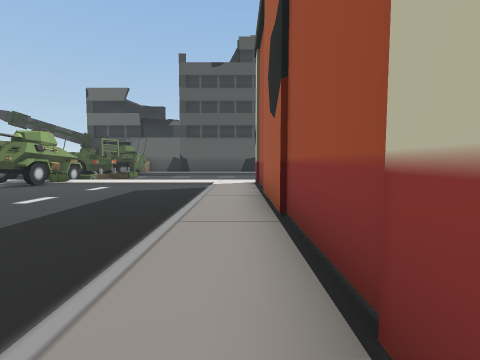
View 1 (above)

19 first-person views from a walk through a Unity game level. The camera is 1.5 m above the floor, tilts 4° down and sees 85° across. The floor is counted in squares, 2 m on a side. Each view is taken from the middle of a square. On the plan, view 1 faces up. The plan holds only what a view shows up to about 9 squares ahead; the rest is blank. The place goes on beyond the plan.

View 2
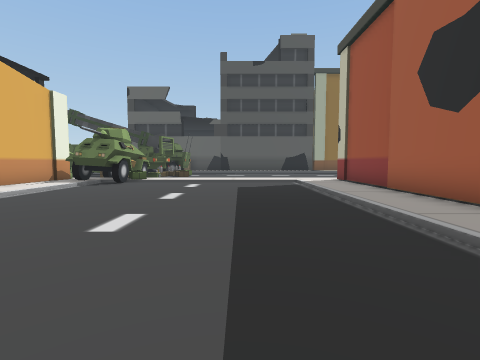

View 3
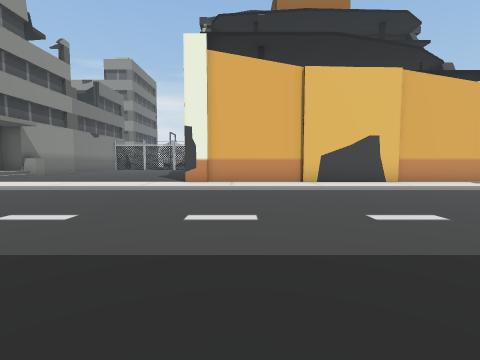

View 4
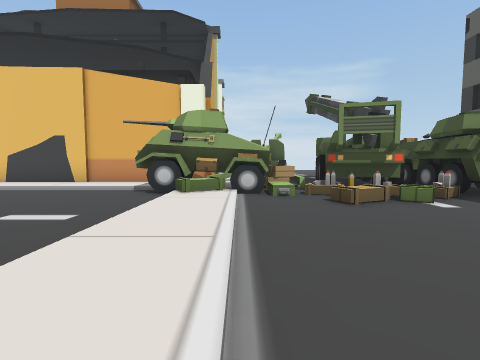

View 5
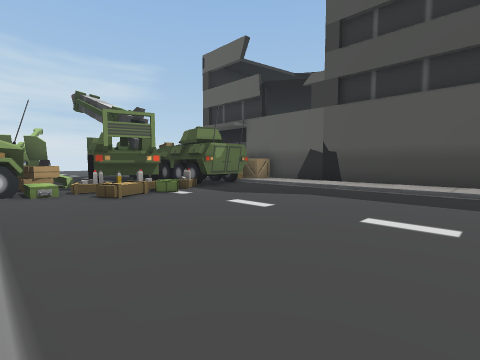

View 6
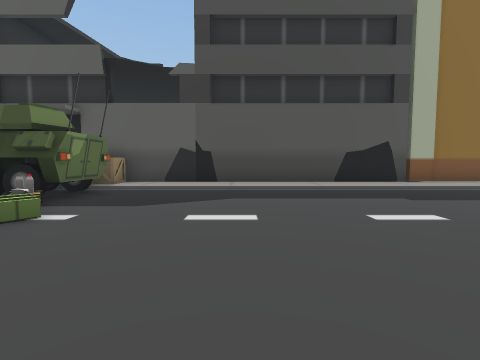

View 7
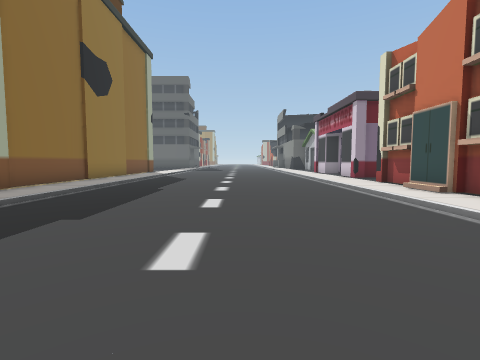

View 8
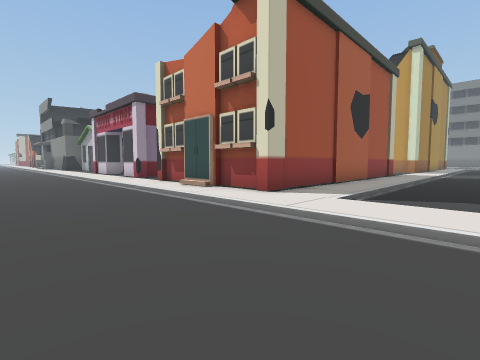

View 9
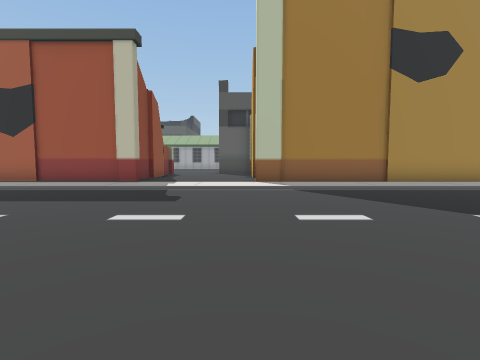

View 10
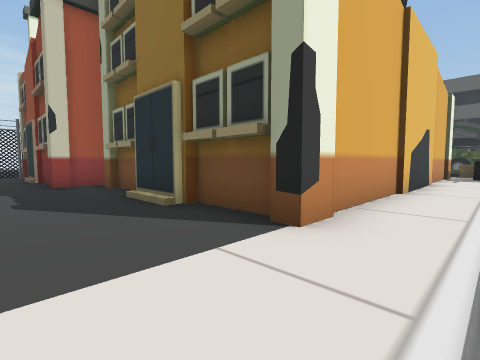

View 11
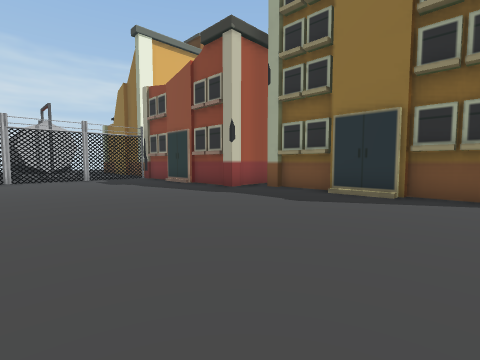

View 12
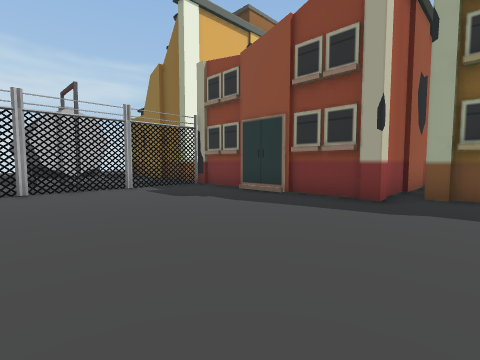

View 13
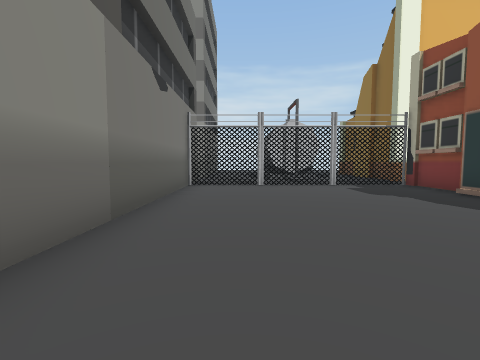

View 14
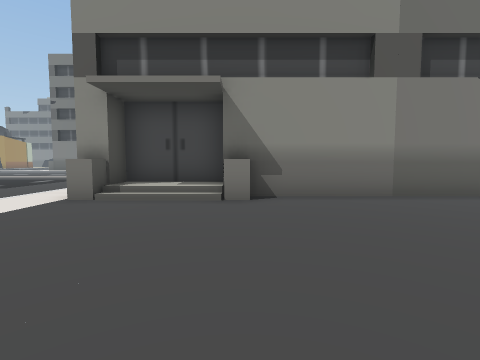

View 15
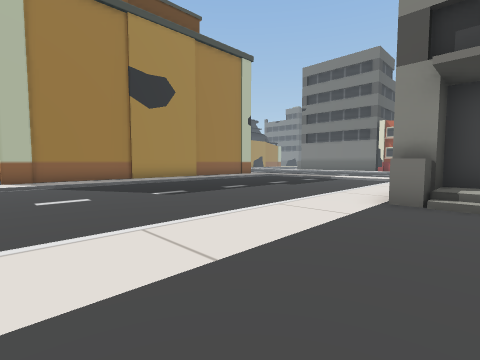

View 16
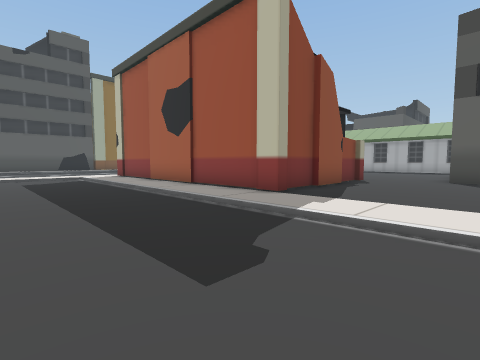

View 17
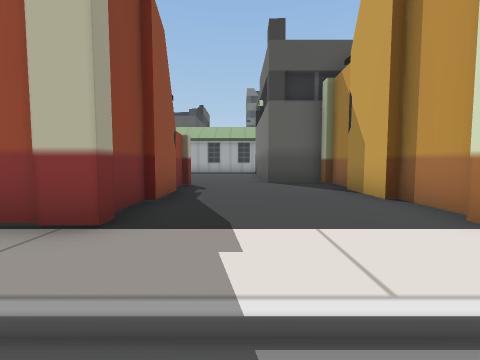

View 18
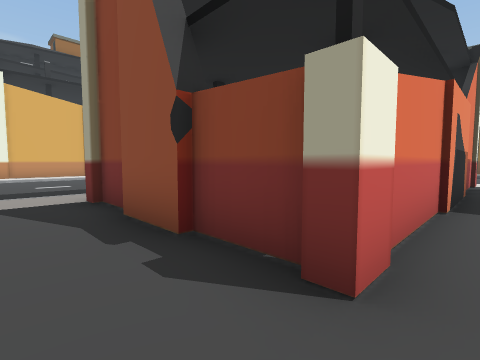

View 19
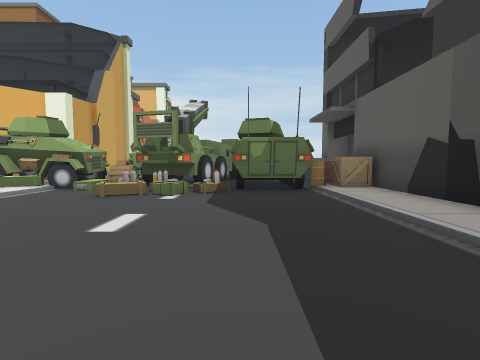

### Floor plan
Key: @ floor where view 1 was taken; # wall or solid block; . main floor; : floor 0.25 m higher than the main floor; + floor 0.5 m higher than the main floor; * floor 0.75 m higher than the main floor; / step, stairs or slope; = window, fence, low wall or low ledge; W wheel; C crate; F fence; B barrel; O other object.
Columns run from 24 left of view 1 to 6 right of it. Each row starts with its distance up from view 1.
 20                 ###############
 19                 OC:::::::::::::
 18                OOBW////////////
 17                  #.............
 16                WWW.............
 15                OWO.............
 14               O##OC............
 13              O=#WOC............
 12              # OO/.............
 11                 OO/////////////
 10               # OC:::::::::/:::
  9               #:OO...../:#####:
  8               #:/....../:#   #:
  7               #:/....../:#   #:
  6               #:/....../:#   #:
  5               #:/....../:#   #:
  4               #:/....../:#   #:
  3               #:/....../:#   #:
  2               #:/....../:#   #:
  1               #:/....../:#####:
  0         #######:/....../@::::::
 -1    ######:://:::/....../:::::::
 -2   :=:##:::::::::/....../::::::#
 -3   :F::::::::::::/....../::::::#
 -4 #::=::::::::::::/....../:######
 -5 #+:F::::::::::::/....../:#
 -6 /::F::::::::::::/....../:#
 -7   :F::::::::::::/....../:#
 -8   :F:::::::////:/....../:#
 -9    #########**#:/...  ./:#
-10            ####:/..     :#
-11                :/..      #

Where each view was taken, in squares from view 1:
view 1: 0 up, 0 right, facing up
view 2: 0 up, 3 left, facing up
view 3: 1 up, 1 left, facing left
view 4: 11 up, 1 left, facing left
view 5: 11 up, 0 right, facing up-left
view 6: 11 up, 3 left, facing up
view 7: 14 up, 3 left, facing right
view 8: 14 up, 3 left, facing down-right
view 9: 3 down, 8 left, facing right
view 10: 3 down, 8 left, facing up-left
view 11: 7 down, 10 left, facing up-left
view 12: 7 down, 14 left, facing up-left
view 13: 7 down, 13 left, facing left
view 14: 3 down, 13 left, facing down
view 15: 3 down, 11 left, facing down-right
view 16: 3 down, 4 left, facing up-right
view 17: 1 down, 2 left, facing right
view 18: 1 down, 6 right, facing up-left
view 19: 16 up, 0 right, facing left
